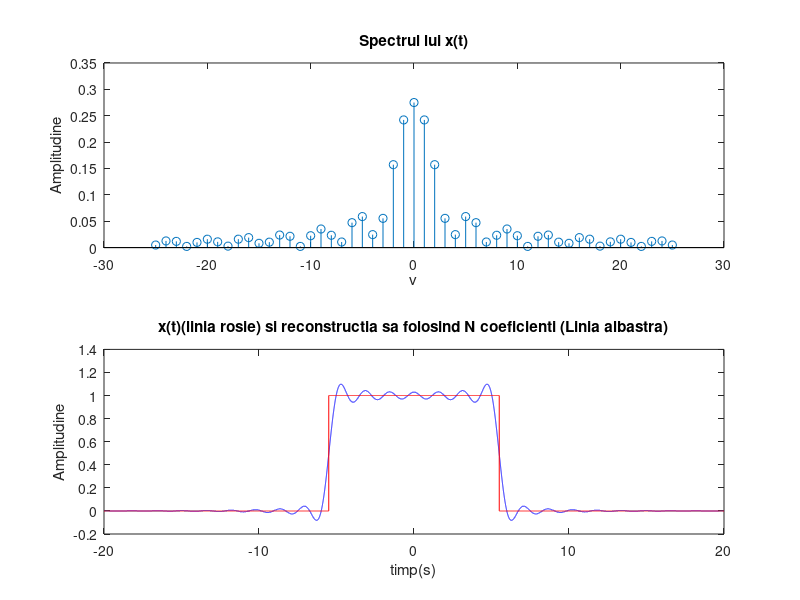

The MATLAB source for this figure:
P=40; %perioada semnalului
D=11; %durata impulsului
N=50; %vom avea 50 de coeficienti
w=2*pi/P;%pulsatia proprie semnalului
v=-N/2:N/2;%reprezinta un vector cu elemente de la -N/2 la N/2 avand pasul 1
 Xv=(1./(-j*v*2*pi)).*(exp(-j*v*w*D)-1).*exp(j*v*w*D/2)% sir care contine
 %valorile coeficientilor Xv, pentru toate valorile vectorului v
Xv(find(v==0))=D/P;%asociaza coeficientului pentru care v=0 valoarea mediei
 %pe o perioada a semnalului
 subplot (2,1,1)%fereastra pentru grafice va fi impartita in 2 parti
 stem(v,abs(Xv)),title('Spectrul lui x(t)'), xlabel('v'),ylabel('Amplitudine')
  t=-20:.001:20;%vector cu valori de la -40 la 40 cu pasul 0.001 ce reprezinta rezolutia temporala
 xa=Xv*exp(j*w*v'*t);%folosind formula de inversiune creeaza un vector ale carui valori
 %reprezinta valoarea semnalului la fiecare moment de timp t, calculata folosind cei N coeficienti
 xb=1-1*(abs(rem(t,P))>=D/2)+1*(abs(rem(t,P))>=P-D/2);%vector ale carui valori reprezinta
 %valoarea reala a semnalului la fiecare moment de timp t
subplot(2,1,2)%urmatorul grafic va fi afisat in sectiunea a2-a a ferestrei pentru grafice
plot(t, xa,'b' ,t, xb,'r'),title('x(t)(linia rosie) si reconstructia sa folosind N coeficienti (Linia albastra)'),
     xlabel('timp(s)'),ylabel('Amplitudine')%se repzinta cele 2 semnale, semnalul real si cel aproximat de acelasi grafic
     
     %Semnalul reconstruit nu este identic cu semnalul initial. 
%Datorita faptului ca reconstruirea
     %s-a facut folosind doar N coeficienti
